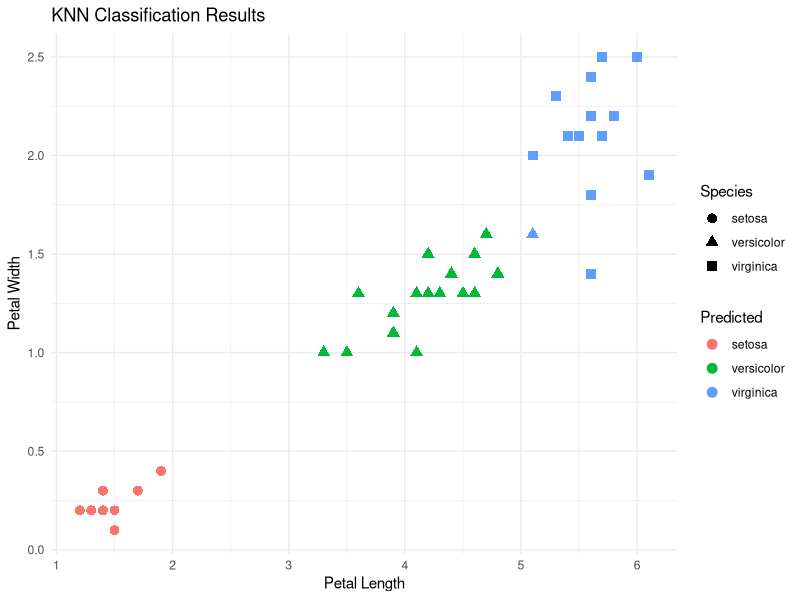

R code for this plot:
# Load necessary library
library(class)
library(ggplot2)

# Load iris dataset
data <- iris

# Split data
set.seed(123)  #Ensures reproducibility of random processes
train_index <- sample(1:nrow(data), 0.7 * nrow(data)) #Randomly selects 70% of the row indices from the dataset for training.
train <- data[train_index, ]
test <- data[-train_index, ]

# Train KNN model
k <- 3 #Sets the number of nearest neighbors (k) to 3.
predictions <- knn(train[, -5], test[, -5], train$Species, k)

# Evaluate accuracy
accuracy <- mean(predictions == test$Species)
print(paste("Accuracy:", round(accuracy, 2)))

# Visualize predictions
test$Predicted <- predictions
ggplot(test, aes(x = Petal.Length, y = Petal.Width, color = Predicted, shape = Species)) +
  geom_point(size = 3) +
  labs(title = "KNN Classification Results", x = "Petal Length", y = "Petal Width") +
  theme_minimal()
